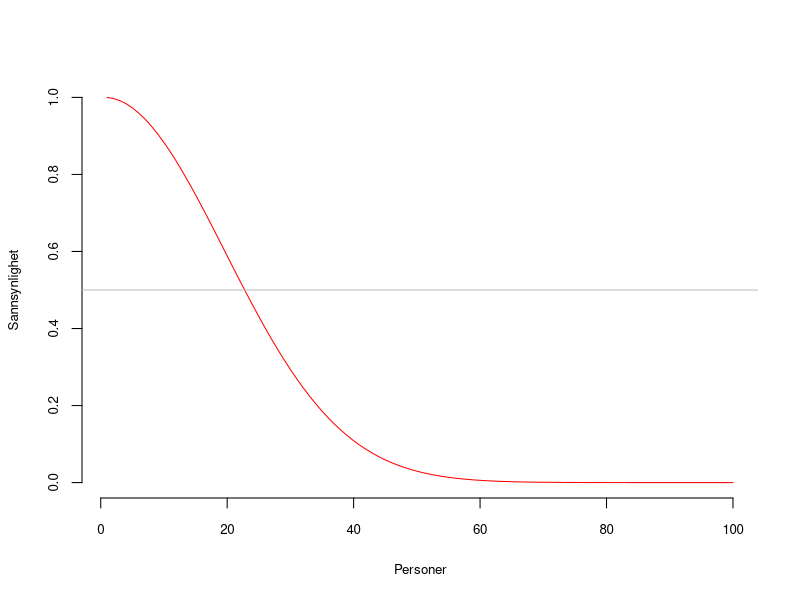
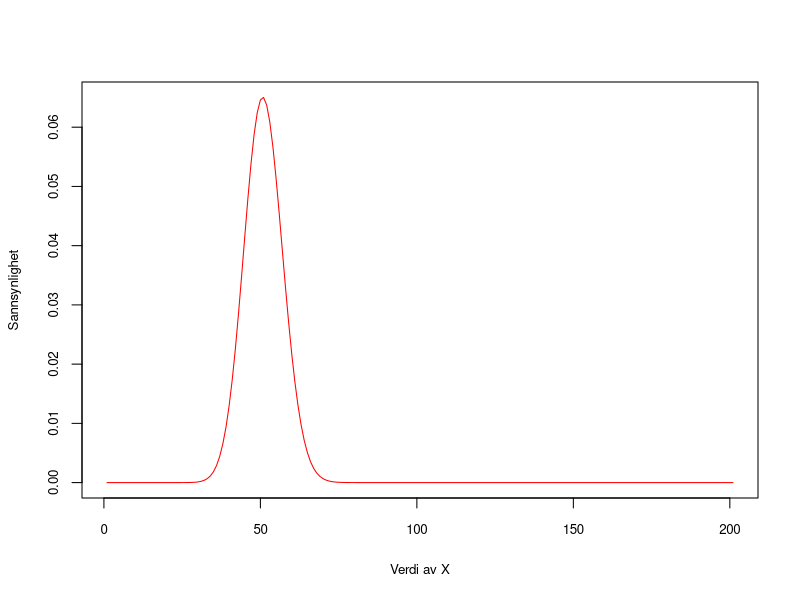

R code for these plots, in order:
## ---- chunk 1
knitr::opts_chunk$set(echo = TRUE)
## ---- chunk 2
prod(316:365)/365^50
## ---- chunk 3
1-pbirthday(50)
## ---- chunk 4
vec <- c(365:266)
vec <- as.numeric(lapply(vec, function(i) prod(i:365)/365^(366-i)))
plot(vec, type = 'l', ylab = 'Sannsynlighet', xlab = 'Personer', col = 'red',
     cex.axis = .8, cex.lab = .8, bty = 'n')
abline(.5, 0, col = 'grey')
## ---- chunk 5
bfordel <- c(0:200)
bfordel <- as.numeric(lapply(bfordel, function(i) dbinom(i,200,.25)))
plot(bfordel, type = 'l', col = 'red', cex.axis = .8, cex.lab = .8,
     ylab = 'Sannsynlighet', xlab = 'Verdi av X')
## ---- chunk 6
# Oppretter variabel med 100.000 observasjoner som er en kombinasjon
# av to tilfeldige variabler med N(10,2) og N(20,2)
lkomb <- 10+rnorm(100000,0,2)+20+rnorm(1000000,0,2)
mean(lkomb)
sd(lkomb)
